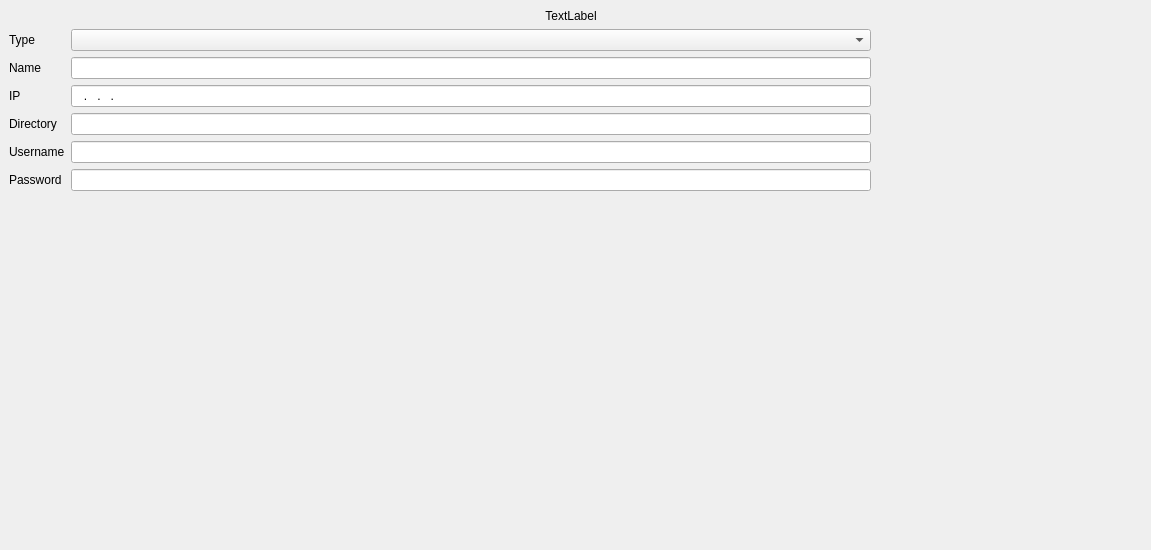
<?xml version="1.0" encoding="UTF-8"?>
<ui version="4.0">
 <class>CShareEditDialog</class>
 <widget class="QDialog" name="CShareEditDialog">
  <property name="geometry">
   <rect>
    <x>0</x>
    <y>0</y>
    <width>1151</width>
    <height>550</height>
   </rect>
  </property>
  <property name="maximumSize">
   <size>
    <width>16777215</width>
    <height>550</height>
   </size>
  </property>
  <property name="windowTitle">
   <string>Dialog</string>
  </property>
  <widget class="QWidget" name="verticalLayoutWidget">
   <property name="geometry">
    <rect>
     <x>9</x>
     <y>9</y>
     <width>1144</width>
     <height>531</height>
    </rect>
   </property>
   <layout class="QVBoxLayout" name="verticalLayout">
    <property name="leftMargin">
     <number>0</number>
    </property>
    <property name="rightMargin">
     <number>20</number>
    </property>
    <item>
     <widget class="QLabel" name="title">
      <property name="text">
       <string>TextLabel</string>
      </property>
      <property name="alignment">
       <set>Qt::AlignCenter</set>
      </property>
     </widget>
    </item>
    <item>
     <layout class="QFormLayout" name="formLayout">
      <property name="sizeConstraint">
       <enum>QLayout::SetDefaultConstraint</enum>
      </property>
      <property name="fieldGrowthPolicy">
       <enum>QFormLayout::AllNonFixedFieldsGrow</enum>
      </property>
      <item row="0" column="0">
       <widget class="QLabel" name="labelType">
        <property name="text">
         <string>Type</string>
        </property>
       </widget>
      </item>
      <item row="0" column="1">
       <widget class="QComboBox" name="sharetype">
        <property name="sizePolicy">
         <sizepolicy hsizetype="Expanding" vsizetype="Fixed">
          <horstretch>0</horstretch>
          <verstretch>0</verstretch>
         </sizepolicy>
        </property>
        <property name="maximumSize">
         <size>
          <width>800</width>
          <height>16777215</height>
         </size>
        </property>
       </widget>
      </item>
      <item row="1" column="0">
       <widget class="QLabel" name="labelName">
        <property name="text">
         <string>Name</string>
        </property>
       </widget>
      </item>
      <item row="1" column="1">
       <widget class="QLineEdit" name="name">
        <property name="maximumSize">
         <size>
          <width>800</width>
          <height>16777215</height>
         </size>
        </property>
       </widget>
      </item>
      <item row="2" column="0">
       <widget class="QLabel" name="labelIP">
        <property name="text">
         <string>IP</string>
        </property>
       </widget>
      </item>
      <item row="2" column="1">
       <widget class="QLineEdit" name="ip">
        <property name="maximumSize">
         <size>
          <width>800</width>
          <height>16777215</height>
         </size>
        </property>
        <property name="inputMask">
         <string>000.000.000.000; </string>
        </property>
       </widget>
      </item>
      <item row="3" column="0">
       <widget class="QLabel" name="labelDirectory">
        <property name="text">
         <string>Directory</string>
        </property>
       </widget>
      </item>
      <item row="3" column="1">
       <widget class="QLineEdit" name="dir">
        <property name="maximumSize">
         <size>
          <width>800</width>
          <height>16777215</height>
         </size>
        </property>
       </widget>
      </item>
      <item row="4" column="0">
       <widget class="QLabel" name="labelLogin">
        <property name="text">
         <string>Username</string>
        </property>
       </widget>
      </item>
      <item row="4" column="1">
       <widget class="QLineEdit" name="login">
        <property name="sizePolicy">
         <sizepolicy hsizetype="Expanding" vsizetype="Fixed">
          <horstretch>0</horstretch>
          <verstretch>0</verstretch>
         </sizepolicy>
        </property>
        <property name="maximumSize">
         <size>
          <width>800</width>
          <height>16777215</height>
         </size>
        </property>
       </widget>
      </item>
      <item row="5" column="0">
       <widget class="QLabel" name="labelPassword">
        <property name="text">
         <string>Password</string>
        </property>
       </widget>
      </item>
      <item row="5" column="1">
       <widget class="QLineEdit" name="password">
        <property name="maximumSize">
         <size>
          <width>800</width>
          <height>16777215</height>
         </size>
        </property>
        <property name="maxLength">
         <number>32762</number>
        </property>
        <property name="echoMode">
         <enum>QLineEdit::PasswordEchoOnEdit</enum>
        </property>
       </widget>
      </item>
      <item row="6" column="0">
       <spacer name="horizontalSpacer">
        <property name="orientation">
         <enum>Qt::Horizontal</enum>
        </property>
        <property name="sizeHint" stdset="0">
         <size>
          <width>40</width>
          <height>20</height>
         </size>
        </property>
       </spacer>
      </item>
      <item row="7" column="1">
       <spacer name="verticalSpacer">
        <property name="orientation">
         <enum>Qt::Vertical</enum>
        </property>
        <property name="sizeHint" stdset="0">
         <size>
          <width>20</width>
          <height>40</height>
         </size>
        </property>
       </spacer>
      </item>
     </layout>
    </item>
   </layout>
  </widget>
 </widget>
 <resources/>
 <connections/>
</ui>
